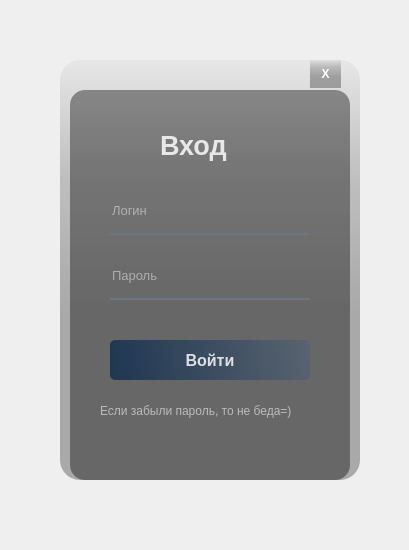
<?xml version="1.0" encoding="UTF-8"?>
<ui version="4.0">
 <class>Form</class>
 <widget class="QWidget" name="Form">
  <property name="enabled">
   <bool>true</bool>
  </property>
  <property name="geometry">
   <rect>
    <x>0</x>
    <y>0</y>
    <width>409</width>
    <height>550</height>
   </rect>
  </property>
  <property name="sizePolicy">
   <sizepolicy hsizetype="Ignored" vsizetype="Ignored">
    <horstretch>0</horstretch>
    <verstretch>0</verstretch>
   </sizepolicy>
  </property>
  <property name="windowTitle">
   <string>Form</string>
  </property>
  <widget class="QWidget" name="widget" native="true">
   <property name="enabled">
    <bool>true</bool>
   </property>
   <property name="geometry">
    <rect>
     <x>30</x>
     <y>30</y>
     <width>370</width>
     <height>480</height>
    </rect>
   </property>
   <property name="styleSheet">
    <string notr="true"/>
   </property>
   <widget class="QLabel" name="label">
    <property name="geometry">
     <rect>
      <x>30</x>
      <y>30</y>
      <width>300</width>
      <height>420</height>
     </rect>
    </property>
    <property name="styleSheet">
     <string notr="true">border-image: url(:/images/background.png);
border-radius:20px;</string>
    </property>
    <property name="text">
     <string/>
    </property>
   </widget>
   <widget class="QLabel" name="label_2">
    <property name="enabled">
     <bool>true</bool>
    </property>
    <property name="geometry">
     <rect>
      <x>30</x>
      <y>30</y>
      <width>300</width>
      <height>420</height>
     </rect>
    </property>
    <property name="styleSheet">
     <string notr="true">background-color: qlineargradient(spread:pad, x1:0, y1:0, x2:0, y2:0.715909, stop:0 rgba(0, 0, 0, 9), stop:0.375 rgba(0, 0, 0, 50), stop:0.835227 rgba(0, 0, 0, 75));
border-radius:20px;</string>
    </property>
    <property name="text">
     <string/>
    </property>
   </widget>
   <widget class="QLabel" name="label_3">
    <property name="geometry">
     <rect>
      <x>40</x>
      <y>60</y>
      <width>280</width>
      <height>390</height>
     </rect>
    </property>
    <property name="styleSheet">
     <string notr="true">background-color:rgba(0, 0, 0, 100);
border-radius:15px;</string>
    </property>
    <property name="text">
     <string/>
    </property>
   </widget>
   <widget class="QLabel" name="label_4">
    <property name="geometry">
     <rect>
      <x>130</x>
      <y>95</y>
      <width>111</width>
      <height>40</height>
     </rect>
    </property>
    <property name="font">
     <font>
      <pointsize>20</pointsize>
      <weight>75</weight>
      <bold>true</bold>
     </font>
    </property>
    <property name="styleSheet">
     <string notr="true">color:rgba(255, 255, 255, 210);</string>
    </property>
    <property name="text">
     <string>Вход</string>
    </property>
   </widget>
   <widget class="QLineEdit" name="lineEdit">
    <property name="geometry">
     <rect>
      <x>80</x>
      <y>165</y>
      <width>200</width>
      <height>40</height>
     </rect>
    </property>
    <property name="font">
     <font>
      <pointsize>10</pointsize>
     </font>
    </property>
    <property name="styleSheet">
     <string notr="true">background-color:rgba(0, 0, 0, 0);
border:none;
border-bottom:2px solid rgba(105, 118, 132, 255);
color:rgba(255, 255, 255, 230);
padding-bottom:7px;</string>
    </property>
    <property name="placeholderText">
     <string>Логин</string>
    </property>
   </widget>
   <widget class="QLineEdit" name="lineEdit_2">
    <property name="geometry">
     <rect>
      <x>80</x>
      <y>230</y>
      <width>200</width>
      <height>40</height>
     </rect>
    </property>
    <property name="font">
     <font>
      <pointsize>10</pointsize>
     </font>
    </property>
    <property name="styleSheet">
     <string notr="true">background-color:rgba(0, 0, 0, 0);
border:none;
border-bottom:2px solid rgba(105, 118, 132, 255);
color:rgba(255, 255, 255, 230);
padding-bottom:7px;</string>
    </property>
    <property name="echoMode">
     <enum>QLineEdit::Password</enum>
    </property>
    <property name="placeholderText">
     <string>Пароль</string>
    </property>
   </widget>
   <widget class="QLabel" name="label_5">
    <property name="geometry">
     <rect>
      <x>70</x>
      <y>370</y>
      <width>221</width>
      <height>21</height>
     </rect>
    </property>
    <property name="styleSheet">
     <string notr="true">color:rgba(255, 255, 255, 140);</string>
    </property>
    <property name="text">
     <string>Если забыли пароль, то не беда=)</string>
    </property>
   </widget>
   <widget class="QPushButton" name="pushButton_auto">
    <property name="geometry">
     <rect>
      <x>80</x>
      <y>310</y>
      <width>200</width>
      <height>40</height>
     </rect>
    </property>
    <property name="font">
     <font>
      <pointsize>12</pointsize>
      <weight>75</weight>
      <bold>true</bold>
     </font>
    </property>
    <property name="styleSheet">
     <string notr="true">QPushButton#pushButton_auto{	
	background-color: qlineargradient(spread:pad, x1:0, y1:0.505682, x2:1, y2:0.477, stop:0 rgba(20, 47, 78, 219), stop:1 rgba(85, 98, 112, 226));
	color:rgba(255, 255, 255, 210);
	border-radius:5px;
}
QPushButton#pushButton_auto:hover{	
	background-color: qlineargradient(spread:pad, x1:0, y1:0.505682, x2:1, y2:0.477, stop:0 rgba(40, 67, 98, 219), stop:1 rgba(105, 118, 132, 226));
}
QPushButton#pushButton_auto:pressed{	
	padding-left:5px;
	padding-top:5px;
	background-color:rgba(105, 118, 132, 200);
}

QPushButton#pushButton_2, #pushButton_3, #pushButton_4, #pushButton_5{	
	background-color: rgba(0, 0, 0, 0);
	color:rgba(85, 98, 112, 255);
}
QPushButton#pushButton_2:hover, #pushButton_3:hover, #pushButton_4:hover, #pushButton_5:hover{	
	color:rgba(155, 168, 182, 220);
}
QPushButton#pushButton_2:pressed, #pushButton_3:pressed, #pushButton_4:pressed, #pushButton_5:pressed{	
	padding-left:5px;
	padding-top:5px;
	color:rgba(115, 128, 142, 255);}</string>
    </property>
    <property name="text">
     <string>Войти</string>
    </property>
    <property name="autoDefault">
     <bool>false</bool>
    </property>
   </widget>
   <widget class="QPushButton" name="pushButton">
    <property name="geometry">
     <rect>
      <x>280</x>
      <y>30</y>
      <width>31</width>
      <height>28</height>
     </rect>
    </property>
    <property name="font">
     <font>
      <weight>75</weight>
      <bold>true</bold>
      <kerning>true</kerning>
     </font>
    </property>
    <property name="styleSheet">
     <string notr="true">QPushButton#pushButton {background-color: qlineargradient(spread:pad, x1:0, y1:0, x2:0, y2:0.715909, stop:0 rgba(0, 0, 0, 9), stop:0.375 rgba(0, 0, 0, 50), stop:0.835227 rgba(0, 0, 0, 75));
color:white;
border-radius:20px;}</string>
    </property>
    <property name="inputMethodHints">
     <set>Qt::ImhNone</set>
    </property>
    <property name="text">
     <string>X</string>
    </property>
    <property name="autoRepeatDelay">
     <number>300</number>
    </property>
    <property name="autoDefault">
     <bool>false</bool>
    </property>
    <property name="default">
     <bool>false</bool>
    </property>
   </widget>
  </widget>
 </widget>
 <resources>
  <include location="res.qrc"/>
 </resources>
 <connections/>
</ui>
